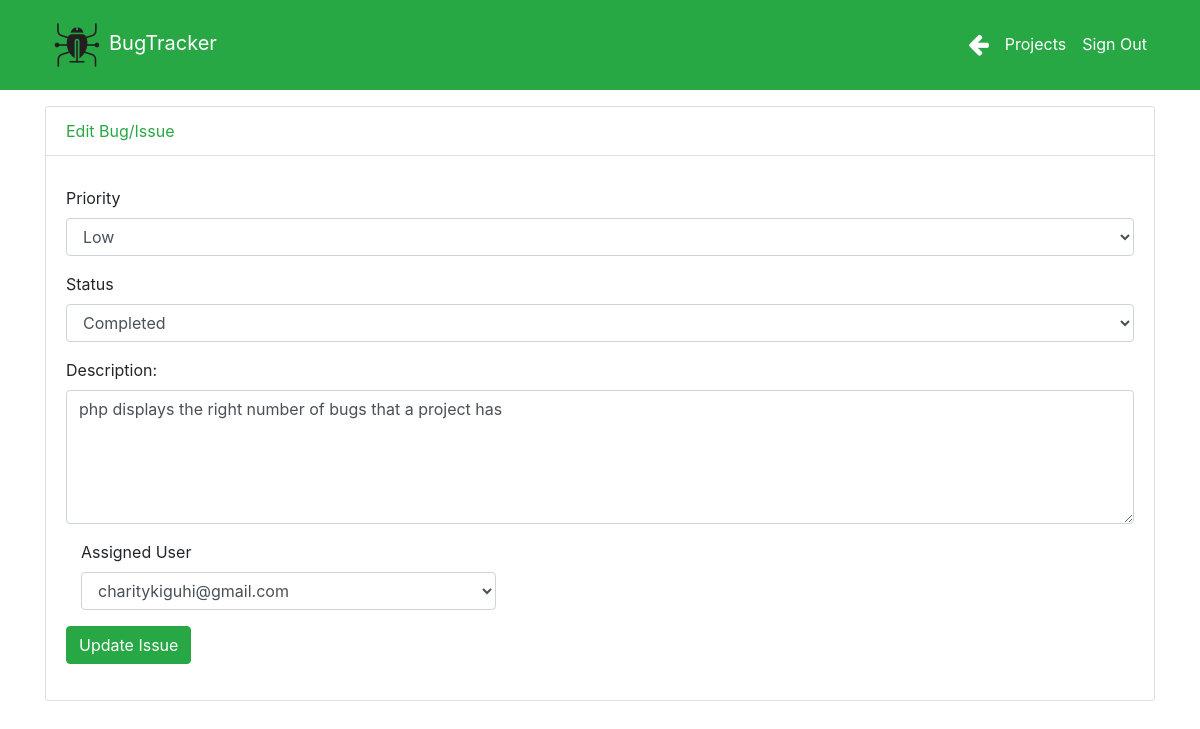
The page /editIssue.php?issue=7&project=1 on the database its author committed.
### tables this page shows
CREATE TABLE `issues` (
  `issue_id` int(11) NOT NULL,
  `issue_name` varchar(255) NOT NULL,
  `project_id` int(11) NOT NULL,
  `created_on` date NOT NULL,
  `created_by` varchar(255) NOT NULL,
  `userID` int(11) NOT NULL,
  `assigned_to` varchar(255) NOT NULL,
  `description` varchar(1000) NOT NULL,
  `priority` varchar(100) NOT NULL,
  `status` varchar(100) NOT NULL
);

### editIssue.php (the view, shortened to what this page needs)
<!DOCTYPE html>
<html lang="en">
<head>
  <link href="bootstrap/css/bootstrap.min.css" rel="stylesheet">
  <link href="css/style.css" rel="stylesheet">
  <link rel="stylesheet" href="https://cdnjs.cloudflare.com/ajax/libs/font-awesome/4.7.0/css/font-awesome.min.css">
</head>
<body>
<nav class="navbar navbar-expand-sm bg-success text-white fixed-top">
    <div class="container">
      <a class="navbar-brand" href="projects.php"><span class="text-white"><img src="images/logo.png">BugTracker</span></a>
      <div class="collapse navbar-collapse" id="navbarResponsive">
      <ul class="navbar-nav ml-auto">
          <li class="nav-item">
            <a class="nav-link text-white" href="javascript:javascript:history.go(-1)"><span><i class="fa fa-arrow-left" style="font-size:24px;color:white"></i></span></a>
          </li>
          <li class="nav-item active">
            <a class="nav-link text-white" href="projects.php">Projects</a>
          </li>
          <li class="nav-item">
          <a class="nav-link text-white" href="users.php?action=Logout">Sign Out</a>
          </li>
        </ul>
      </div>
    </div>
  </nav>
<div class="container" style="margin-top: 50px;">
    <div class="card" style="margin-top: 40px;">
        <div class="card-header text-success bg-white">
            <span>Edit Bug/Issue</span>
        </h5></div>
        <div class="card-body">
        <?php
        require 'config.php';
        $issueId=$_GET['issue'];
        $sql="SELECT issue_id,priority,status,description,assigned_to FROM issues WHERE issue_id=$issueId";
        $stm=$conn->prepare($sql);
        $stm->execute();
        $row = $stm->fetch(PDO::FETCH_ASSOC);
        ?>
            <form action="transact_bugs.php" method="post" class="form-horizontal" role="form">
                      <div class="form-group" style="margin-top: 10px">
                        <label for="admins">Priority</label>
                        <select class="form-control" id="admins" name="priority">
                         <?php echo "<option value='". $row['priority'] ."'>" .$row['priority'] ."</option>";?>
                         </select>
                     </div>
                      <div class="form-group" style="margin-top: 10px">
                        <label for="admins">Status</label>
                        <select class="form-control" id="admins" name="status">
                        <?php echo "<option value='". $row['status'] ."'>" .$row['status'] ."</option>";?>
                         </select>
                     </div>
                  <div class="form-group" style="margin-top: 10px"s>
                 <label for="comment">Description:</label>
                 <textarea class='form-control' rows='5' name='description'><?php echo $row['description']; ?></textarea>
                  </div>
              <div class="col-sm-5">
                      <div class="form-group" style="margin-top: 10px">
                        <label for="admins">Assigned User</label>
                        <select class="form-control" id="admins" name="assigned">
                         <?php
                         echo "<option value='". $row['assigned_to'] ."'>" .$row['assigned_to'] ."</option>";
                          ?>
                         </select>
                     </div>
                   </div>
                    <div  class="form-group" style="margin-top: 10px;">
                         <button type="submit" class="btn btn-success text-white" name="updateBug">Update Issue</button>
                    </div>
                </form>
        </div>
       </div>
      </div>
</body>
</html>

### css/style.css (style rules this page uses)
body { padding-top: 56px; }
a { text-decoration: none; }
.text-success { color: #28a745; }

### rows shown on the page
issues: priority "Low", status "Completed", description "php displays the right number of bugs that a project has", assigned "charitykiguhi@gmail.com"
